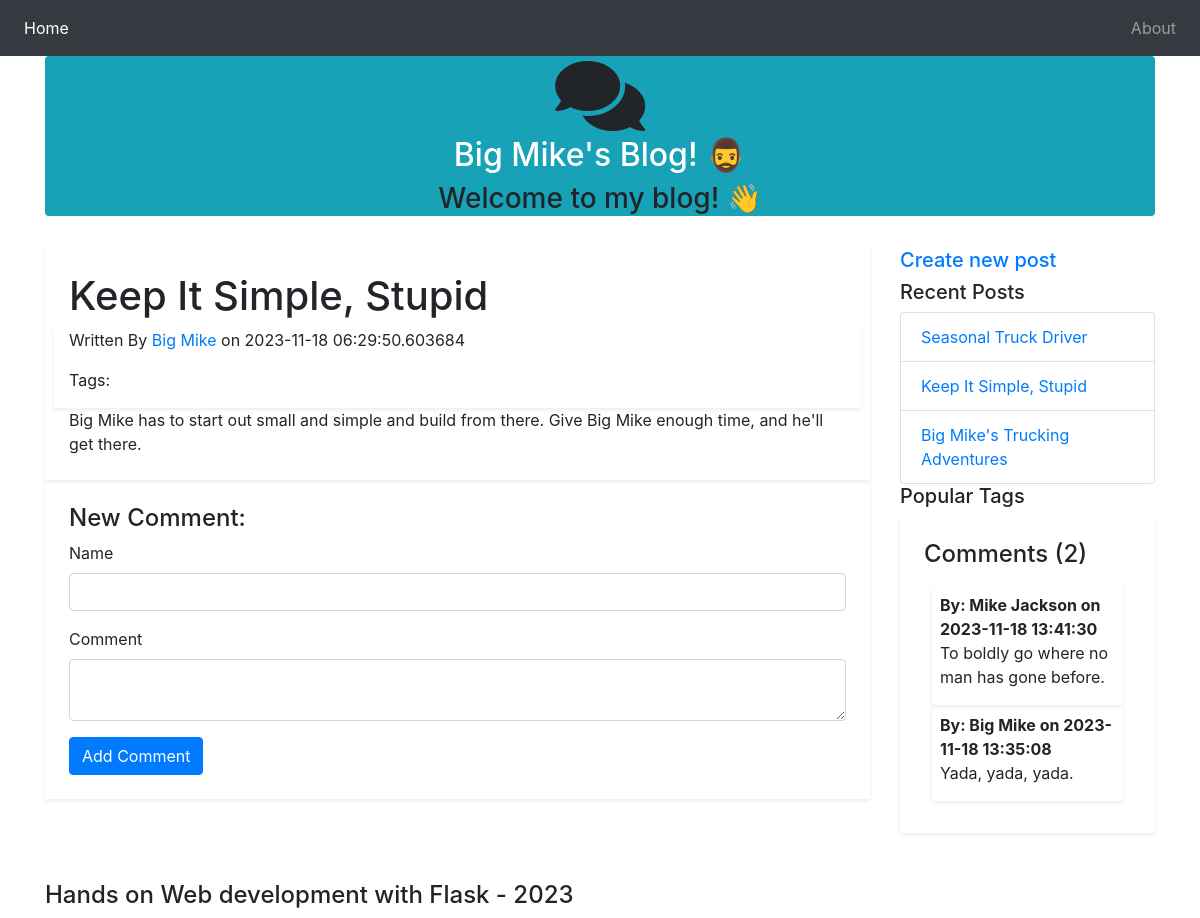
Screenshot of /post/2 with the database file from the repository.
### app.py (models this page shows, shortened)
class Post(db.Model):
    id = db.Column(db.Integer(), primary_key=True)
    title = db.Column(db.String(255))
    text = db.Column(db.Text())
    publish_date = db.Column(db.DateTime(timezone=True), server_default=db.func.current_timestamp())
    user_id = db.Column(db.Integer(), db.ForeignKey('user.id'))
    comments = db.relationship('Comment', backref='post', lazy='dynamic')
    tags = db.relationship('Tag', secondary=tags, backref=db.backref('posts', lazy='dynamic'))

class Comment(db.Model):
    id = db.Column(db.Integer(), primary_key=True)
    name = db.Column(db.String(255))
    text = db.Column(db.Text())
    publish_date = db.Column(db.DateTime(timezone=True), server_default=db.func.current_timestamp())
    post_id = db.Column(db.Integer(), db.ForeignKey('post.id'))

### app.py (the view, shortened to what this page needs)
@app.route('/post/<int:post_id>', methods=('GET', 'POST'))
def post(post_id):
    form = CommentForm()
    post = Post.query.get_or_404(post_id)
    tags = post.tags
    comments = post.comments.order_by(Comment.publish_date.desc()).all()
    recent, top_tags = sidebar_data()
    username = "Big Mike"
    return render_template('post.html', post=post, tags=tags, comments=comments, recent=recent, top_tags=top_tags, form=form, username=username)

### app.py
class CommentForm(Form):
    name = StringField('Name', validators=[DataRequired(), Length(max=255)])
    text = TextAreaField(u'Comment', validators=[DataRequired()])

### app.py (called while the page is built)
def sidebar_data():
    recent = Post.query.order_by(Post.publish_date.desc()).limit(5).all()
    top_tags = db.session.query(
        Tag, func.count(tags.c.post_id).label('total')
    ).join(tags).group_by(Tag).order_by(desc('total')).limit(5).all()
    return recent, top_tags

### templates/post.html (shortened to what this page needs)
<!DOCTYPE HTML>
<html lang="en">
{% extends "base.html" %}
{% block leftbody %}
<div class="p-4 shadow-sm">
    <div class="row">
        <div class="col">
            <h1>{{ post.title }}</h1>
        </div>
    </div>
    <div class="row shadow-sm">
        <div class="col-lg-12">
            <p>Written By <a href="{{ url_for('about') }}">{{ username }}</a> on {{ post.publish_date }}</p>
        </div>
        <div class="col-lg-1">
            <p class="text-right"> Tags:
            </p>
        </div>
    </div>
    <div class="row">
        <div class="col">
            {{ post.text | safe }}
        </div>
    </div>
</div>
<div class="p-4 shadow-sm">
    <div class="row">
        <div class="col">
            <h4>New Comment:</h4>
        </div>
    </div>
    <div class="row">
        <div class="col">
            <form method="POST" action="{{ url_for('post', post_id=post.id) }}">
                <div class="form-group">
                    {{ form.name.label }}
                    {{ form.name(class_='form-control') }}
                </div>
                <div class="form-group">
                    {{ form.text.label }}
                    {{ form.text(class_='form-control') }}
                </div>
                <input class="btn btn-primary" type="submit" value="Add Comment">
            </form>
        </div>
    </div>
</div>
{% endblock %}

### templates/base.html (shortened to what this page needs)
<!DOCTYPE html>
<html>
<head>
    <link rel="stylesheet" href="https://stackpath.bootstrapcdn.com/bootstrap/4.1.0/css/bootstrap.min.css"
>
    <link rel="stylesheet" href="https://use.fontawesome.com/releases/v5.0.10/css/all.css"
>
</head>
<body>
    <nav class="navbar navbar-expand-lg navbar-dark bg-dark">
        <div class="collapse navbar-collapse" id="navbarSupportedContent">
            <ul class="navbar-nav mr-auto">
                <li class="nav-item active">
                    <a class="nav-link" href="{{ url_for('index') }}">Home <span class="sr-only">(current)</span></a>
                </li>
            </ul>
            <ul class="navbar-nav ml-auto">
                <li class="nav-item">
                    <a class="nav-link" href="{{ url_for('index') }}"></a>
                </li>
                <li class="nav-item">
                    <a class="nav-link" href="{{ url_for('about') }}">About</a>
                </li>
            </ul>
        </div>
    </nav>
    <div class="container">
        <div class="row row-lg-4">
            <div class="col">
                <div class="container bg-info rounded">
                    <center>
                        <i class="fas fa-comments fa-5x"></i>
                        <h2><a class="text-white" href="{{ url_for('index') }}">Big Mike's Blog! 🧔‍♂️</a></h2>
                        <h3>Welcome to my blog! 👋</h3>
                    </center>
                </div>
            </div>
        </div>
        <br>
        {% block content %}
        <div class="row">
            <div class="col-lg-9">
                {% block leftbody %}
                {% endblock %}
            </div>
            <div class="col-lg-3 rounded">
                {% block rightbody %}
                <div class="row">
                    <div class="col">
                        <a href="{{ url_for('create') }}"><h5>Create new post</h5></a>
                    </div>
                </div>
                <div class="row">
                    <div class="col">
                        <h5>Recent Posts</h5>
                    </div>
                </div>
                <ul class="list-group">
                    {% for post in recent %}
                    <li class="list-group-item">
                        <a href="{{ url_for('post', post_id=post.id) }}">{{ post.title }}</a>
                    </li>
                    {% endfor %}
                </ul>
                <div class="row">
                    <div class="col">
                        <h5>Popular Tags</h5>
                    </div>
                </div>
                <div class="p-4 shadow-sm">
                    <div class="row">
                        <div class="col">
                            {% if comments | length > 0 %}
                            <h4>Comments ({{ comments | length }})</h4>
                            {% else %}
                            <p></p>
                            {% endif %}
                        </div>
                    </div>
                    <div class="row p-2">
                        <div class="col">
                            {% if comments | length > 0 %}
                            {% for comment in comments %}
                            <div class="shadow-sm p-2">
                                <dt>By: {{ comment.name }} on {{ comment.publish_date }}</dt>
                                <dd>{{ comment.text }}</dd>
                            </div>
                            {% endfor %}
                            {% else %}
                            <p></p>
                            {% endif %}
                        </div>
                    </div>
                </div>
                {% endblock %}
            </div>
        </div>
        {% endblock %}
    </div>
    <br><br>
    <footer class="footer">
        <div class="container">
            <h4>Hands on Web development with Flask - 2023</h4>
        </div>
    </footer>
</body>
</html>

### rows the page displays
Post: title "Keep It Simple, Stupid", publish_date "2023-11-18 06:29:50.603684", text "Big Mike has to start out small and simple and build from there. Give Big Mike enough time, and he'll get there."
Comment: name "Big Mike", publish_date "2023-11-18 13:35:08", text "Yada, yada, yada."
Post: title "Seasonal Truck Driver"
Post: title "Big Mike's Trucking Adventures"
Comment: name "Mike Jackson", publish_date "2023-11-18 13:41:30", text "To boldly go where no man has gone before."

### other values shown
{{ comments | length }} "2"
